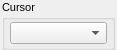
<?xml version="1.0" encoding="UTF-8"?>
<ui version="4.0">
 <class>QToolCursor</class>
 <widget class="QWidget" name="QToolCursor">
  <property name="geometry">
   <rect>
    <x>0</x>
    <y>0</y>
    <width>117</width>
    <height>50</height>
   </rect>
  </property>
  <property name="sizePolicy">
   <sizepolicy hsizetype="Preferred" vsizetype="Expanding">
    <horstretch>0</horstretch>
    <verstretch>0</verstretch>
   </sizepolicy>
  </property>
  <property name="minimumSize">
   <size>
    <width>110</width>
    <height>0</height>
   </size>
  </property>
  <property name="maximumSize">
   <size>
    <width>16777215</width>
    <height>16777215</height>
   </size>
  </property>
  <property name="windowTitle">
   <string>Form</string>
  </property>
  <layout class="QHBoxLayout" name="horizontalLayout">
   <property name="spacing">
    <number>3</number>
   </property>
   <property name="leftMargin">
    <number>2</number>
   </property>
   <property name="topMargin">
    <number>0</number>
   </property>
   <property name="rightMargin">
    <number>2</number>
   </property>
   <property name="bottomMargin">
    <number>0</number>
   </property>
   <item>
    <widget class="QGroupBox" name="m_groupBoxCursor">
     <property name="sizePolicy">
      <sizepolicy hsizetype="Preferred" vsizetype="Expanding">
       <horstretch>0</horstretch>
       <verstretch>0</verstretch>
      </sizepolicy>
     </property>
     <property name="minimumSize">
      <size>
       <width>112</width>
       <height>0</height>
      </size>
     </property>
     <property name="font">
      <font>
       <pointsize>8</pointsize>
      </font>
     </property>
     <property name="toolTip">
      <string>&lt;html&gt;&lt;head/&gt;&lt;body&gt;&lt;p&gt;Cursor shape.&lt;/p&gt;&lt;/body&gt;&lt;/html&gt;</string>
     </property>
     <property name="title">
      <string>Cursor</string>
     </property>
     <property name="checkable">
      <bool>false</bool>
     </property>
     <property name="checked">
      <bool>false</bool>
     </property>
     <layout class="QVBoxLayout" name="verticalLayout_2">
      <property name="spacing">
       <number>3</number>
      </property>
      <property name="leftMargin">
       <number>5</number>
      </property>
      <property name="topMargin">
       <number>0</number>
      </property>
      <property name="rightMargin">
       <number>5</number>
      </property>
      <property name="bottomMargin">
       <number>0</number>
      </property>
      <item>
       <widget class="QComboBox" name="m_comboBoxSelectDraw">
        <property name="toolTip">
         <string>&lt;html&gt;&lt;head/&gt;&lt;body&gt;&lt;p&gt; Cross, Radius, Line, Invisible (None).&lt;/p&gt;&lt;/body&gt;&lt;/html&gt;</string>
        </property>
       </widget>
      </item>
     </layout>
    </widget>
   </item>
  </layout>
 </widget>
 <resources/>
 <connections/>
</ui>
